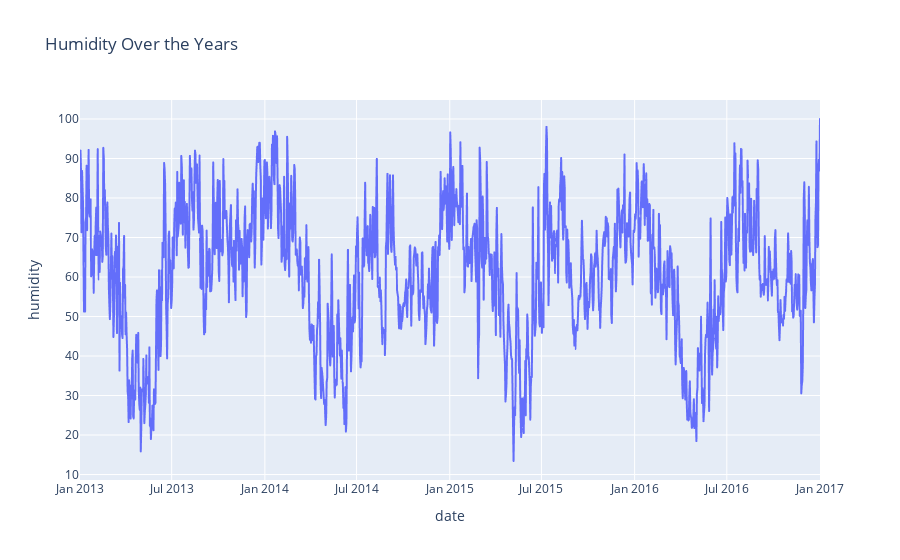

This figure's notebook cell:
### Code cell
figure = px.line(data, x="date" ,y="humidity",title='Humidity Over the Years')
figure.show()

### Figure 1 — Plotly figure (JSON) as saved in the notebook; plotly's stock layout.template omitted (floating-point values rounded to 4 significant figures; data arrays with more than 128 entries replaced by an {"elided": "..."} marker saying what was removed)
{"data": [{"hovertemplate": "date=%{x}<br>humidity=%{y}<extra></extra>", "legendgroup": "", "line": {"color": "#636efa", "dash": "solid"}, "marker": {"symbol": "circle"}, "mode": "lines", "name": "", "showlegend": false, "type": "scattergl", "x": {"elided": "1462 str values"}, "xaxis": "x", "y": {"elided": "1462 float values"}, "yaxis": "y"}], "layout": {"legend": {"tracegroupgap": 0}, "title": {"text": "Humidity Over the Years"}, "xaxis": {"anchor": "y", "domain": [0, 1], "title": {"text": "date"}}, "yaxis": {"anchor": "x", "domain": [0, 1], "title": {"text": "humidity"}}}}
